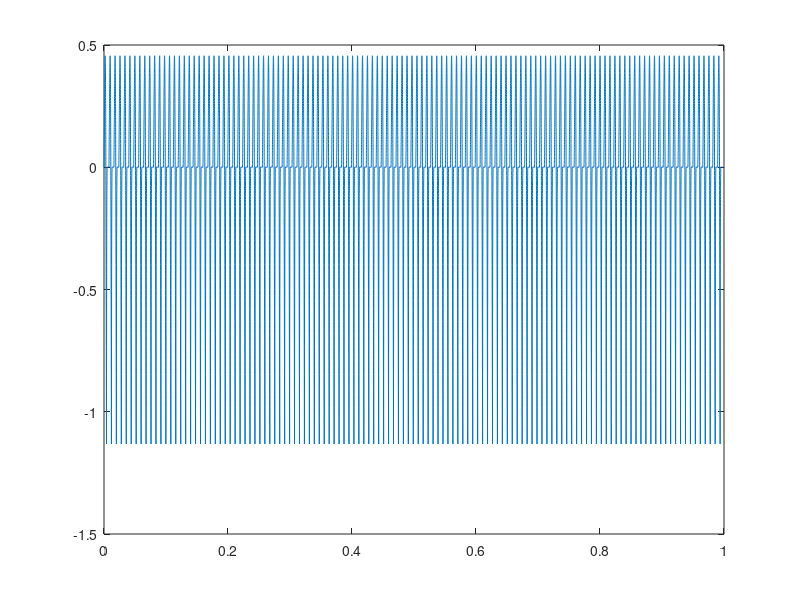
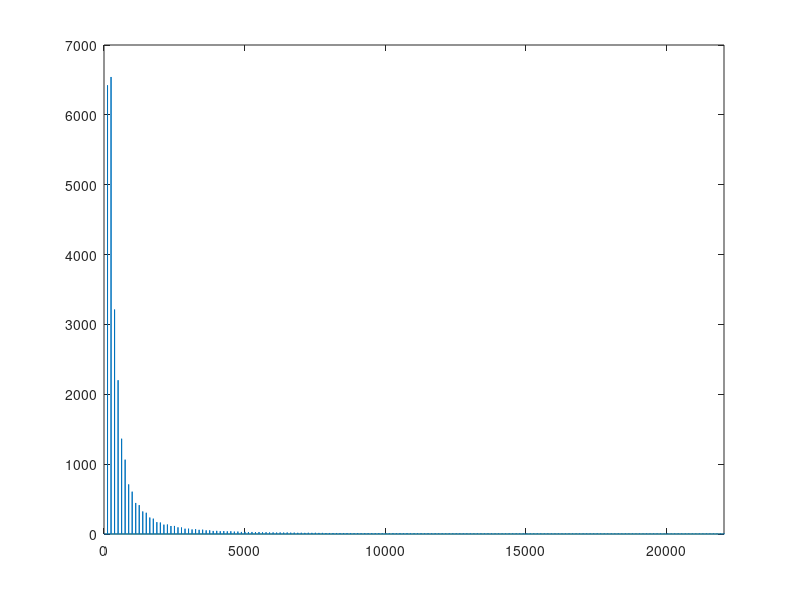

Write the MATLAB code that produced these figures, in order.
% LF-model voice synthesis
Tp = 0.003;
To = 0.008;
Tc = 0.005;
Te = 0.004;
Fe = 1/Te;
Ee = 1.1;
alpha = 444.9445; %443
eps = 3000;

wg = pi/Tp;
Ta = (1-exp(-eps*(Tc-Te)))/eps;
E0 = -Ee/(exp(alpha*Te)*sin(wg*Te));
fs = 44100;
t = Tc;
tn = 0:1/fs:t-1/fs;
g1 = E0*exp(alpha*tn(1:round(Te*fs))).*sin(wg*tn(1:round(Te*fs)));
g2 = -Ee/(eps*Ta)*(exp(-eps*(tn(round(Te*fs)+1:end)-Te)) - exp(-eps*(Tc-Te)));
g = [g1 g2];
% integral = (sum(g(1:end-1))+g(end)/2)/fs;
% figure
% plot(tn,g)

% G2 = -Ee/(eps*Ta)*((1-exp(-eps*(Tc-Te)))/eps - exp(-eps*(Tc-Te))*(Tc-Te));
% G1 = -Ee/(exp(alpha*Te)*sin(wg*Te))/(1+alpha^2/wg^2)*(1/wg*(1-exp(alpha*Te)*cos(wg*Te)) + alpha/wg^2*exp(alpha*Te)*sin(wg*Te));
% G = G1 + G2;
% G_sum = cumsum(g);
    
% figure
% plot(tn,G_sum)
% xlim([0 Tc])

% generate sequence
g_p = [g zeros(1,round((To-Tc)*fs))];
% g_pp = [g zeros(1,fs)];
% g_pp = [1 zeros(1,round((To-Tc)*fs))];
% n = length(g_pp);
% tn = [0:n-1]/fs;
% fn = [0:1/n:1-1/n]*fs;
% Y = fft(g_pp);
% plot(fn, abs(fft(g_pp)))
% xlim([0 fs/2])

g_sq = [];
for i = 1:125
    g_sq = [g_sq g_p];
end

% g_sq1 = [];
% for i = 1:125
%     To = randi([5 10])*0.001;
%     g_p = [g zeros(1,round((To-Tc)*fs))];
%     g_sq1 = [g_sq1 g_p];
% end

% g_sq2 = [];
% f = 10;
% for i = 1:125
%     T = 0.005*sin(2*pi*f*[1:125]/fs);
%     g_p = [g zeros(1,round(T(i)*fs))];
%     g_sq2 = [g_sq2 g_p];
% end
n = length(g_sq);
tn = [0:n-1]/fs;
fn = [0:1/n:1-1/n]*fs;
figure
plot(tn, g_sq)
figure
plot(fn, abs(fft(g_sq)))
xlim([0 fs/2])